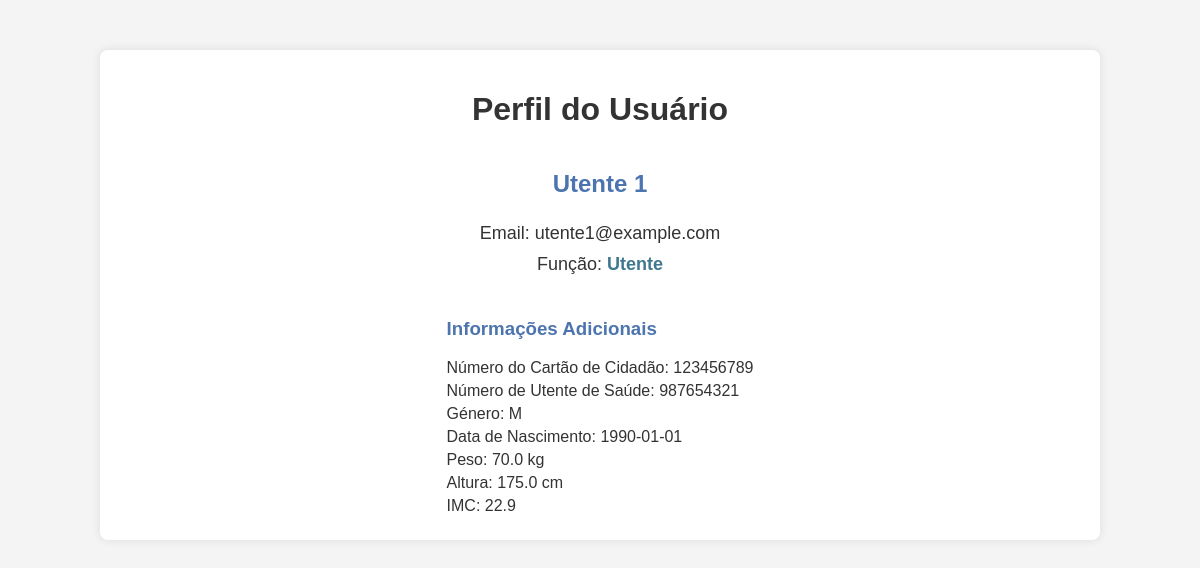
/me (signed in), run on the app's committed database.
### app/models.py (models this page shows, shortened)
class User(db.Model):
    __tablename__ = 'User'
    id = db.Column(db.Integer, primary_key=True, autoincrement=True)
    email = db.Column(db.String(120), unique=True, nullable=False)
    nome = db.Column(db.String(20), nullable=False)
    password = db.Column(db.String(128), nullable=False)
    role = db.Column(db.String(50), nullable=False)
    info = db.relationship('UserInfo', back_populates='user', uselist=False)
    agendamentos = db.relationship('Agendamento', foreign_keys='Agendamento.user_id', back_populates='user')
    relatorios_medico = db.relationship('RelatorioRaioX', back_populates='medico', foreign_keys='RelatorioRaioX.medico_id')

class UserInfo(db.Model):
    __tablename__ = 'UserInfo'
    user_id = db.Column(db.Integer, db.ForeignKey('User.id'), primary_key=True)
    cc_number = db.Column(db.String(20), nullable=False)
    health_number = db.Column(db.String(20), nullable=False)
    gender = db.Column(db.String(10), nullable=False)
    birth_date = db.Column(db.Date, nullable=False)
    weight = db.Column(db.Float, nullable=False)
    height = db.Column(db.Float, nullable=False)
    bmi = db.Column(db.Float, nullable=False)
    user = db.relationship('User', back_populates='info')
    relatorios_paciente = db.relationship('RelatorioRaioX', back_populates='paciente', foreign_keys='RelatorioRaioX.paciente_id')

### app/routes.py (the view)
@main.route('/me')
@roles_required('Utente', 'Administrador', 'Rececionista', 'Médico', 'TSDT')
def me():
    user_id = session['user']['id']
    user = User.query.get_or_404(user_id)
    return render_template('perfil.html', user=user)

### app/routes.py (called while the page is built)
def roles_required(*roles):
    def wrapper(fn):
        @wraps(fn)
        def decorated_view(*args, **kwargs):
            if 'user' not in session:
                flash('Por favor, faça login para acessar esta página.', 'warning')
                return redirect(url_for('main.login'))
            if session['user']['role'] not in roles:
                flash('Você não tem permissão para acessar esta página.', 'danger')
                return redirect(url_for('main.home'))
            return fn(*args, **kwargs)
        decorated_view.__name__ = fn.__name__
        return decorated_view
    return wrapper

### app/templates/perfil.html (shortened to what this page needs)
<!DOCTYPE html>
<html lang="en">
<head>
    <link rel="stylesheet" type="text/css" href="{{ url_for('static', filename='css/perfil.css') }}">
</head>
<body>
    <div class="container">
        <h1>Perfil do Usuário</h1>
        <div class="profile-info">
            <h2>{{ user.nome }}</h2>
            <p>Email: {{ user.email }}</p>
            <p>Função: <span class="role">{{ user.role }}</span></p>
            {% if user.role == 'Utente' %}
            <div class="additional-info">
                <h3>Informações Adicionais</h3>
                <p>Número do Cartão de Cidadão: {{ user.info.cc_number }}</p>
                <p>Número de Utente de Saúde: {{ user.info.health_number }}</p>
                <p>Género: {{ user.info.gender }}</p>
                <p>Data de Nascimento: {{ user.info.birth_date }}</p>
                <p>Peso: {{ user.info.weight }} kg</p>
                <p>Altura: {{ user.info.height }} cm</p>
                <p>IMC: {{ user.info.bmi }}</p>
            </div>
            {% endif %}
        </div>
    </div>
</body>
</html>

### app/static/css/perfil.css (style rules this page uses)
body { font-family: Arial, sans-serif; background-color: #f4f4f4; margin: 0; padding: 0; }
.container { width: 80%; margin: 50px auto; background: #fff; padding: 20px; box-shadow: 0 0 10px rgba(0,0,0,0.1); border-radius: 8px; }
h1 { text-align: center; color: #333; }
.profile-info { display: flex; flex-direction: column; align-items: center; }
.profile-info h2 { color: #4c74af; }
.profile-info p { color: #333; font-size: 18px; margin: 5px 0; }
.profile-info .role { font-weight: bold; color: #3e778e; }
.additional-info { margin-top: 20px; }
.additional-info h3 { color: #4c74af; }
.additional-info p { font-size: 16px; color: #333; }

### app/templates/perfil.html (style rules this page uses)
body { font-family: Arial, sans-serif; background-color: #f4f4f4; margin: 0; padding: 0; }
.container { width: 80%; margin: 50px auto; background: #fff; padding: 20px; box-shadow: 0 0 10px rgba(0,0,0,0.1); border-radius: 8px; }
h1 { text-align: center; color: #333; }
.profile-info { display: flex; flex-direction: column; align-items: center; }
.profile-info h2 { color: #4c74af; }
.profile-info p { color: #333; font-size: 18px; margin: 5px 0; }
.profile-info .role { font-weight: bold; color: #3e778e; }
.additional-info { margin-top: 20px; }
.additional-info h3 { color: #4c74af; }
.additional-info p { font-size: 16px; color: #333; }

### data on the page
User: nome "Utente 1", email "utente1@example.com", role "Utente"
UserInfo: info.cc_number "123456789", info.health_number "987654321", info.gender "M", info.birth_date "1990-01-01", info.weight "70.0", info.height "175.0", info.bmi "22.9"
